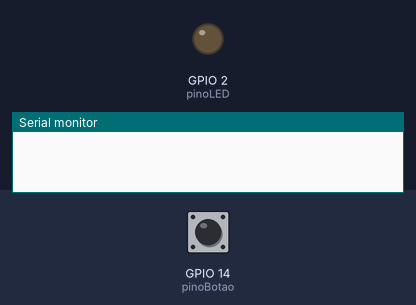
Recording of a sketch running on a simulated ESP32. Parts: output pins drawn as LEDs (lit = HIGH), the last lines printed to the serial monitor. The inputs (shaded band) are chosen by the test bench; at power-on: GPIO 14 (pinoBotao) HIGH.

Above: at 1.2 s.
1.3 s: GPIO 14 (pinoBotao) pulled LOW for 0.15 s
At 1.8 s:
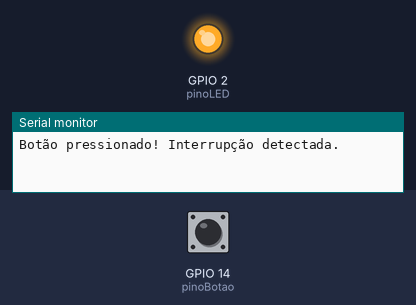
2.9 s: GPIO 14 (pinoBotao) pulled LOW for 1 s
At 4.2 s:
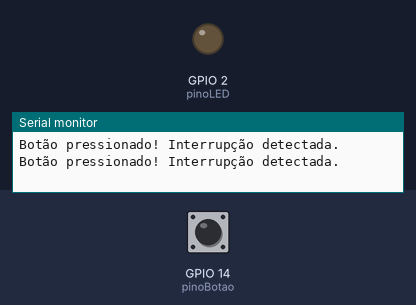
5.4 s: GPIO 14 (pinoBotao) pulled LOW for 3.2 s
At 6.1 s:
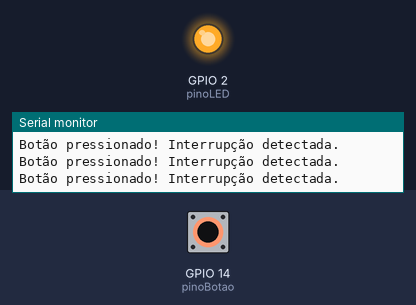
Timing chart, 0 to 8.4 s (numbered marks = the images above; inputs shaded):
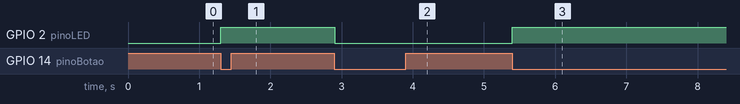

The sketch:

teste_Interrupcao_Externa.ino
```cpp
// Definição dos pinos
// Interrupção externa


const int pinoBotao = 14;
const int pinoLED = 2;

// Variável para armazenar o estado (deve ser volatile se alterada na interrupção)
volatile bool interrupcaoOcorreu = false;

// Função da Interrupção (ISR - Interrupt Service Routine)
// O atributo IRAM_ATTR coloca o código na RAM interna para execução mais rápida
void IRAM_ATTR trataInterrupcao() {
  interrupcaoOcorreu = true;
}

void setup() {
  Serial.begin(115200);

  pinMode(pinoLED, OUTPUT);

  // Configura o pino do botão como entrada com resistor de Pull-up interno
  pinMode(pinoBotao, INPUT_PULLUP);

  // Configura a interrupção:
  // pino, função a ser chamada, modo (FALLING = quando o botão é pressionado)
  attachInterrupt(digitalPinToInterrupt(pinoBotao), trataInterrupcao, FALLING);
}

void loop() {
  if (interrupcaoOcorreu) {
    Serial.println("Botão pressionado! Interrupção detectada.");

    // Inverte o estado do LED
    digitalWrite(pinoLED, !digitalRead(pinoLED));

    // Reseta a flag da interrupção
    interrupcaoOcorreu = false;
  }
}
```

Measured:
- after the input at 1.3 s, GPIO 2 (pinoLED): LOW → HIGH at once
- after the input at 2.9 s, GPIO 2 (pinoLED): HIGH → LOW at once
- after the input at 5.4 s, GPIO 2 (pinoLED): LOW → HIGH at once
